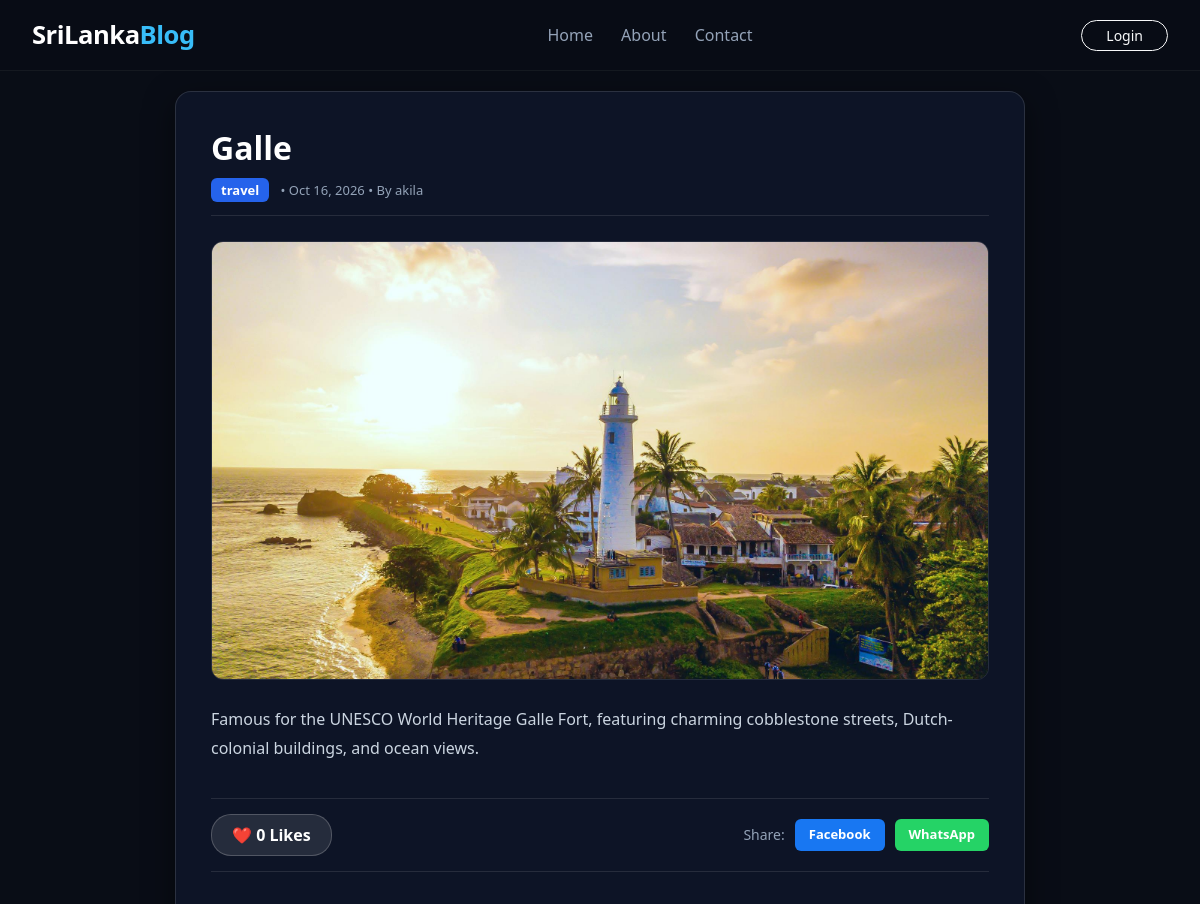
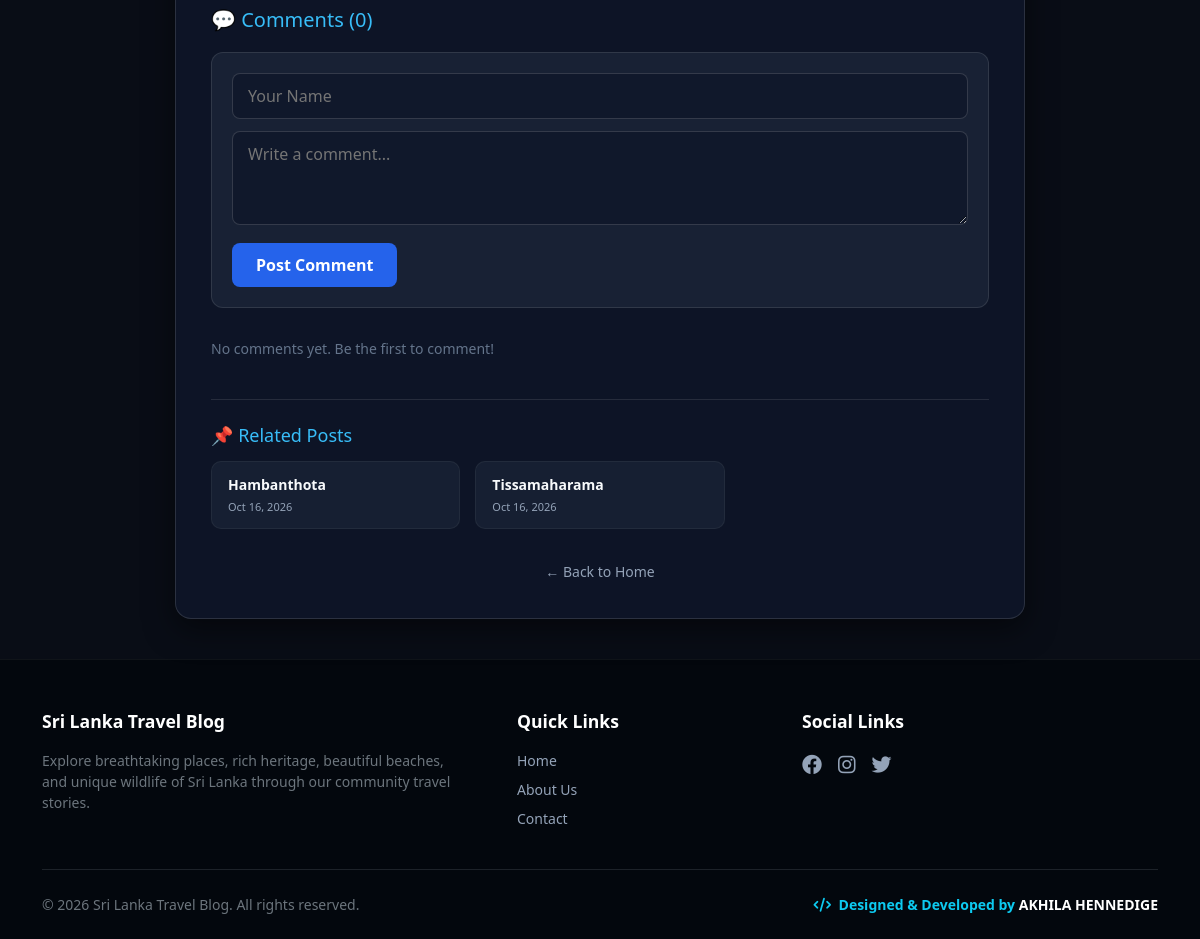
The app's page /post/17/ with its own data (2 pictures, top to bottom).
### blog/models.py (models this page shows, shortened)
class Post(models.Model):
    CATEGORY_CHOICES = [
        ('Travel', 'Travel'),
        ('Culture', 'Culture'),
        ('Food', 'Food'),
    ]
    title = models.CharField(max_length=200)
    slug = models.SlugField(max_length=200, blank=True)
    content = models.TextField()
    image = models.ImageField(upload_to='blog_images/', blank=True, null=True)
    category = models.CharField(max_length=50, choices=CATEGORY_CHOICES, default='Travel')
    district = models.ForeignKey(District, on_delete=models.CASCADE, related_name='places', null=True, blank=True)
    created_at = models.DateTimeField(auto_now_add=True)
    author = models.ForeignKey(User, on_delete=models.CASCADE)
    likes = models.ManyToManyField(User, related_name='blog_likes', blank=True)
    def total_likes(self):
        return self.likes.count()

### blog/views.py (the view)
# urls.py: path('post/<int:pk>/', views.post_detail, name='post_detail'),
def post_detail(request, pk):
    post = get_object_or_404(Post, pk=pk)
    comments = post.comments.all().order_by('-created_at')
    related_posts = Post.objects.filter(district=post.district).exclude(pk=post.pk)[:3] if post.district else Post.objects.exclude(pk=post.pk)[:3]
    if request.method == "POST":
        name = request.POST.get('name')
        body = request.POST.get('body')
        if name and body:
            Comment.objects.create(post=post, name=name, body=body)
            return redirect('post_detail', pk=post.pk)
    liked = False
    if request.user.is_authenticated and post.likes.filter(id=request.user.id).exists():
        liked = True
    return render(request, 'blog/post_detail.html', {
        'post': post,
        'comments': comments,
        'related_posts': related_posts,
        'liked': liked,
        'total_likes': post.total_likes() if hasattr(post, 'total_likes') else 0,
    })

### blog/templates/blog/post_detail.html (shortened to what this page needs)
{% extends 'blog/base.html' %}
{% block content %}
<div class="post-detail-container">
    <h1 class="post-title">{{ post.title }}</h1>
    <div class="post-meta">
        <span class="post-badge">{{ post.category }}</span>
        <span>• {{ post.created_at|date:"M d, Y" }}</span>
        {% if post.author %}
            <span> • By {{ post.author.username }}</span>
        {% endif %}
    </div>
    {% if post.image %}
        <img src="{{ post.image.url }}" class="post-cover-img" alt="{{ post.title }}">
    {% endif %}
    <div class="post-body">
        {{ post.content|linebreaks }}
    </div>
    <div class="action-bar">
        <form action="{% url 'like_post' post.pk %}" method="POST" style="margin: 0;">
            <button type="submit" class="like-btn {% if liked %}liked{% endif %}">
                ❤️ {{ total_likes }} Likes
            </button>
        </form>
        <div class="share-btns">
            <span style="font-size: 14px; color: #94a3b8;">Share:</span>
            <a href="https://www.facebook.com/sharer/sharer.php?u={{ request.build_absolute_uri }}" target="_blank" class="share-btn" style="background: #1877f2;">Facebook</a>
            <a href="https://api.whatsapp.com/send?text={{ request.build_absolute_uri }}" target="_blank" class="share-btn" style="background: #25d366;">WhatsApp</a>
        </div>
    </div>
    <div style="margin-bottom: 40px;">
        <h3 style="color: #38bdf8; margin-bottom: 20px; font-size: 20px;">💬 Comments ({{ comments.count }})</h3>
        <form method="POST" style="margin-bottom: 30px; background: rgba(30, 41, 59, 0.7); padding: 20px; border-radius: 12px; border: 1px solid rgba(255, 255, 255, 0.1);">
            <input type="text" name="name" placeholder="Your Name" required style="width: 100%; padding: 10px 15px; margin-bottom: 12px; background: rgba(15, 23, 42, 0.8); border: 1px solid rgba(255,255,255,0.15); border-radius: 8px; color: #fff; outline: none;">
            <textarea name="body" rows="3" placeholder="Write a comment..." required style="width: 100%; padding: 10px 15px; margin-bottom: 12px; background: rgba(15, 23, 42, 0.8); border: 1px solid rgba(255,255,255,0.15); border-radius: 8px; color: #fff; outline: none;"></textarea>
            <button type="submit" style="background: #2563eb; color: #fff; border: none; padding: 10px 24px; border-radius: 8px; cursor: pointer; font-weight: bold;">Post Comment</button>
        </form>
        {% for comment in comments %}
            <div class="comment-card">
                <div style="font-weight: bold; color: #818cf8; font-size: 14px;">
                    {{ comment.name }}
                    <span style="font-size: 11px; color: #64748b; font-weight: normal; margin-left: 8px;">{{ comment.created_at|date:"M d, Y H:i" }}</span>
                </div>
                <div style="font-size: 14px; margin-top: 6px; color: #cbd5e1;">{{ comment.body }}</div>
            </div>
        {% empty %}
            <p style="color: #64748b; font-size: 14px;">No comments yet. Be the first to comment!</p>
        {% endfor %}
    </div>
    {% if related_posts %}
        <div style="border-top: 1px solid rgba(255, 255, 255, 0.1); padding-top: 25px;">
            <h3 style="color: #38bdf8; margin-bottom: 15px; font-size: 18px;">📌 Related Posts</h3>
            <div style="display: grid; grid-template-columns: repeat(auto-fill, minmax(220px, 1fr)); gap: 15px;">
                {% for r_post in related_posts %}
                    <a href="{% url 'post_detail' r_post.pk %}" style="background: rgba(30, 41, 59, 0.6); border-radius: 10px; padding: 12px 16px; text-decoration: none; color: #fff; border: 1px solid rgba(255,255,255,0.05); transition: 0.3s;">
                        <div style="font-weight: bold; font-size: 14px; margin-bottom: 4px; color: #f8fafc;">{{ r_post.title }}</div>
                        <div style="font-size: 11px; color: #94a3b8;">{{ r_post.created_at|date:"M d, Y" }}</div>
                    </a>
                {% endfor %}
            </div>
        </div>
    {% endif %}
    <div style="margin-top: 30px; text-align: center;">
        <a href="{% url 'post_list' %}" style="color: #94a3b8; text-decoration: none; font-size: 14px;">← Back to Home</a>
    </div>
</div>
{% endblock %}

### blog/templates/blog/base.html (style rules this page uses)
:root { --primary-bg: #090d16; --accent-color: #38bdf8; --text-main: #f8fafc; --text-sub: #94a3b8; }
body { font-family: 'Segoe UI', Tahoma, Geneva, Verdana, sans-serif; color: var(--text-main); background-color: var(--primary-bg); min-height: 100vh; display: flex; flex-direction: column; margin: 0; overflow-x: hidden; }

### blog/templates/blog/post_detail.html (style rules this page uses)
.post-detail-container { max-width: 850px; margin: 20px auto 40px auto; background: rgba(15, 23, 42, 0.85); border: 1px solid rgba(255, 255, 255, 0.12); border-radius: 16px; padding: 35px; backdrop-filter: blur(10px); box-shadow: 0 10px 30px rgba(0,0,0,0.5); color: #e2e8f0; }
.post-title { font-size: 32px; font-weight: 800; color: #ffffff; margin-bottom: 12px; line-height: 1.3; }
.post-meta { font-size: 13px; color: #94a3b8; margin-bottom: 25px; padding-bottom: 15px; border-bottom: 1px solid rgba(255, 255, 255, 0.1); }
.post-badge { background: #2563eb; color: #fff; padding: 3px 10px; border-radius: 6px; font-weight: bold; text-transform: lowercase; margin-right: 8px; }
.post-cover-img { width: 100%; max-height: 450px; object-fit: cover; border-radius: 12px; margin-bottom: 25px; border: 1px solid rgba(255, 255, 255, 0.1); }
.post-body { font-size: 16px; line-height: 1.8; color: #cbd5e1; margin-bottom: 35px; }
.action-bar { display: flex; justify-content: space-between; align-items: center; padding: 15px 0; border-top: 1px solid rgba(255, 255, 255, 0.1); border-bottom: 1px solid rgba(255, 255, 255, 0.1); margin-bottom: 40px; flex-wrap: wrap; gap: 15px; }
.like-btn { background: rgba(255, 255, 255, 0.1); color: #fff; border: 1px solid rgba(255, 255, 255, 0.2); padding: 8px 20px; border-radius: 20px; cursor: pointer; font-weight: bold; transition: 0.3s; }
.share-btns { display: flex; gap: 10px; align-items: center; }
.share-btn { padding: 6px 14px; border-radius: 6px; text-decoration: none; color: #fff; font-size: 13px; font-weight: bold; }

### records on screen
Post: title "Galle", category "travel", created_at "Oct 16, 2026", author.username "akila", image (picture), content "Famous for the UNESCO World Heritage Galle Fort, featuring charming cobblestone streets, Dutch-colonial buildings, and ocean views."
Post: title "Hambanthota", created_at "Oct 16, 2026"
Post: title "Tissamaharama", created_at "Oct 16, 2026"

### other values on screen
{{ total_likes }} "0"
{{ comments.count }} "0"
